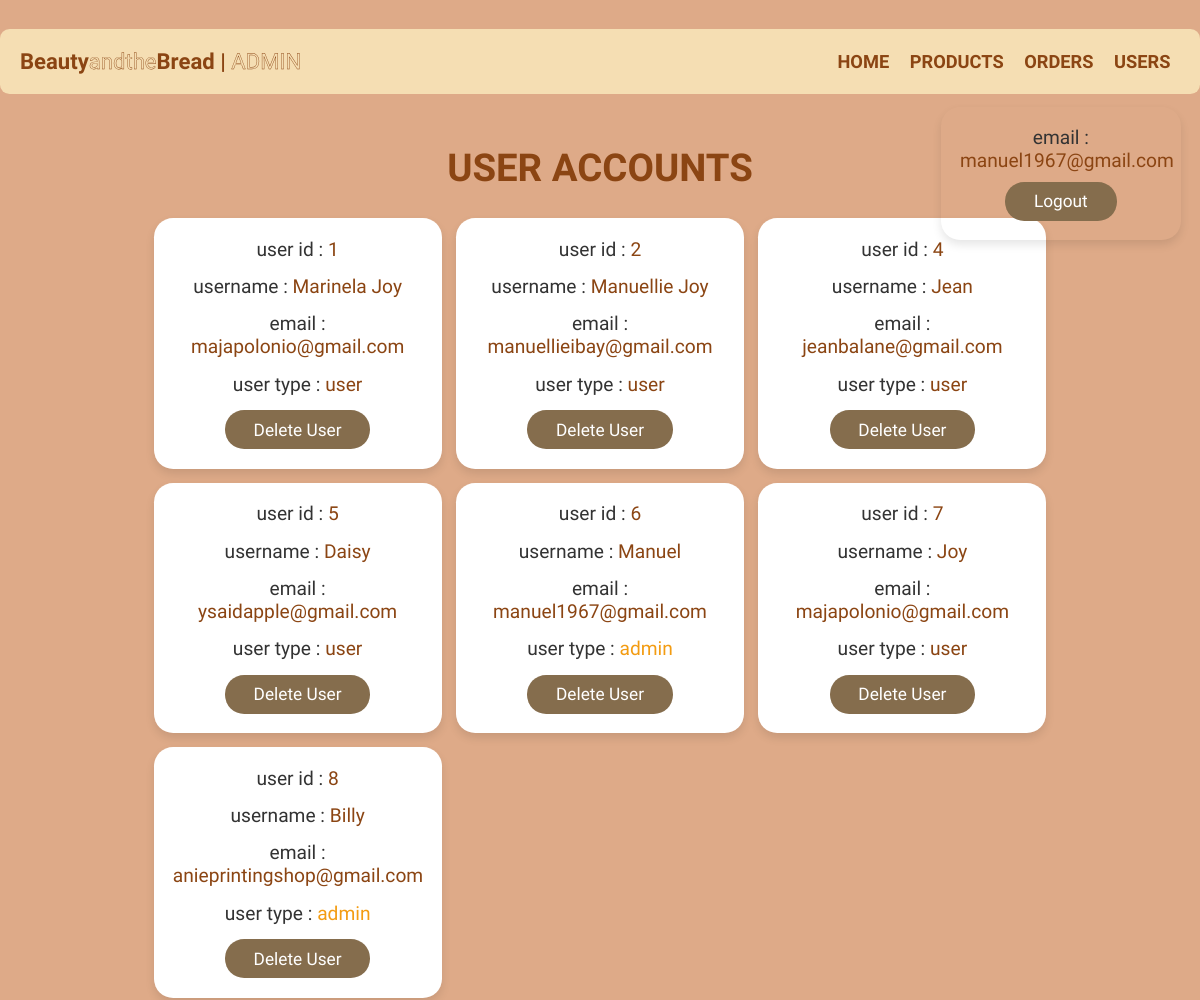
Screenshot of /admin_users.php (signed in) with the database file from the repository.
### tables this page shows
CREATE TABLE `users` (
  `id` int(100) NOT NULL,
  `firstname` varchar(100) NOT NULL,
  `middlename` varchar(100) NOT NULL,
  `lastname` varchar(100) NOT NULL,
  `birthday` varchar(100) NOT NULL,
  `age` int(100) NOT NULL,
  `gender` enum('sg','f','m','r') NOT NULL,
  `contactnumber` varchar(11) NOT NULL,
  `housenumber` varchar(100) NOT NULL,
  `streetname` varchar(100) NOT NULL,
  `barangay` int(3) NOT NULL,
  `city` varchar(100) NOT NULL,
  `region` enum('sr','one','two','three','ncr','foura','fourb','five','six','seven','eight','nine','ten','eleven','twelve','thirteen','car','barmm') NOT NULL,
  `email` varchar(100) NOT NULL,
  `password` varchar(100) NOT NULL,
  `user_type` varchar(20) NOT NULL DEFAULT 'user'
);

### admin_users.php (the view, shortened to what this page needs)
<?php
include 'config.php';
?>
<!DOCTYPE html>
<html lang="en">
<head>
   <link rel="stylesheet" href="https://cdnjs.cloudflare.com/ajax/libs/font-awesome/6.0.0/css/all.min.css">
   <link rel="stylesheet" href="css/admin_style.css">
</head>
<body>
<?php include 'admin_header.php'; ?>
<section class="users">
   <h1 class="title"> user accounts </h1>
   <div class="box-container">
      <?php
         $select_users = mysqli_query($conn, "SELECT * FROM `users`") or die('query failed');
         while($fetch_users = mysqli_fetch_assoc($select_users)){
      ?>
      <div class="box">
         <p> user id : <span><?php echo $fetch_users['id']; ?></span> </p>
         <p> username : <span><?php echo $fetch_users['firstname']; ?></span> </p>
         <p> email : <span><?php echo $fetch_users['email']; ?></span> </p>
         <p> user type : <span style="color:<?php if($fetch_users['user_type'] == 'admin'){ echo 'var(--orange)'; } ?>"><?php echo $fetch_users['user_type']; ?></span> </p>
         <a href="admin_users.php?delete=<?php echo $fetch_users['id']; ?>" onclick="return confirm('delete this user?');" class="delete-btn">delete user</a>
      </div>
      <?php
         };
      ?>
   </div>
</section>
</body>
</html>

### css/admin_style.css (style rules this page uses)
:root { --palebrown:#987654; --frenchbistre: #856d4d; --brown: #8b4513; --wheat: #f5deb3; --tumbleweed: #deaa88; --woodbrown: #c19a6b; --purple:#8e44ad; --red:#c0392b; --orange:#f39c12; --black:#333; --white:#fff; --light-color:#666; --light-white:#ccc; --light-bg:#f5f5f5; --border:.1rem solid var(--black); --box-shadow:0 .5rem 1rem rgba(0,0,0,.1); }
* { font-family: 'Belleza', sans-serif; margin:0; padding:0; box-sizing: border-box; outline: none; border:none; text-decoration: none; transition:all .2s linear; }
html { font-size: 60%; overflow-x: hidden; }
body { background-color: var(--tumbleweed); }
section { padding:0.3rem 2rem; }
.title { text-align: center; margin-bottom: 3rem; margin-top: 6rem; text-transform: uppercase; color:var(--brown); font-size: 4rem; font-weight:900; }
.btn, .option-btn, .delete-btn, .white-btn { display: inline-block; margin-top: 1rem; padding:1rem 3rem; cursor:grab; color:var(--white); font-size: 1.8rem; border-radius: 2rem; text-transform: capitalize; }
.delete-btn { background-color: var(--frenchbistre); }
.users .box-container { display: grid; grid-template-columns: repeat(auto-fit, 30rem); justify-content: center; gap:1.5rem; max-width: 1200px; margin:0 auto; align-items: flex-start; }
.users .box-container .box { background-color: var(--white); padding:2rem; box-shadow: var(--box-shadow); border-radius: 2rem; text-align: center; }
.users .box-container .box p { padding-bottom: 1.5rem; font-size: 2rem; color:var(--black); }
.users .box-container .box p span { color:var(--brown); }
.users .box-container .box .delete-btn { margin-top: 0; }

### rows the page displays
users: id "1", firstname "Marinela Joy", email "majapolonio@gmail.com", user_type "user"
users: id "2", firstname "Manuellie Joy", email "manuellieibay@gmail.com", user_type "user"
users: id "4", firstname "Jean", email "jeanbalane@gmail.com", user_type "user"
users: id "5", firstname "Daisy", email "ysaidapple@gmail.com", user_type "user"
users: id "6", firstname "Manuel", email "manuel1967@gmail.com", user_type "admin"
users: id "7", firstname "Joy", email "majapolonio@gmail.com", user_type "user"
users: id "8", firstname "Billy", email "anieprintingshop@gmail.com", user_type "admin"

### other values shown
$_SESSION['admin_email'] "manuel1967@gmail.com"
